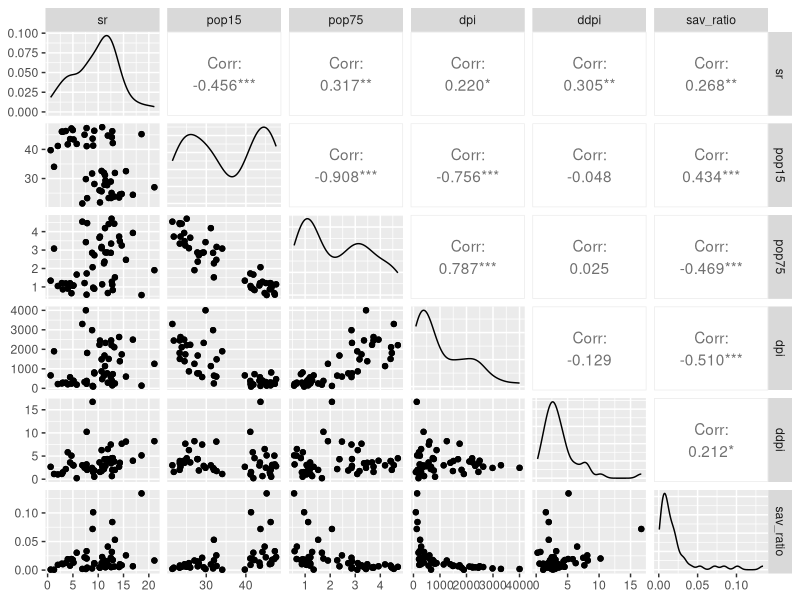
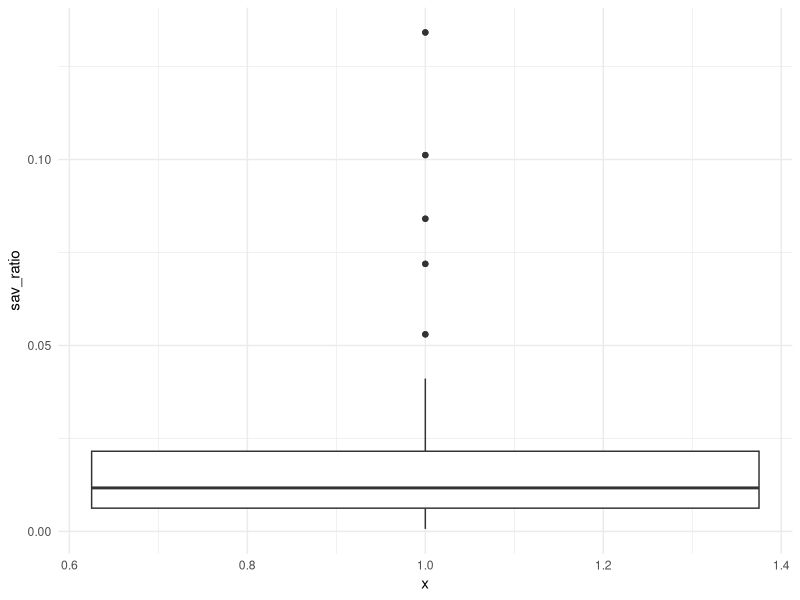
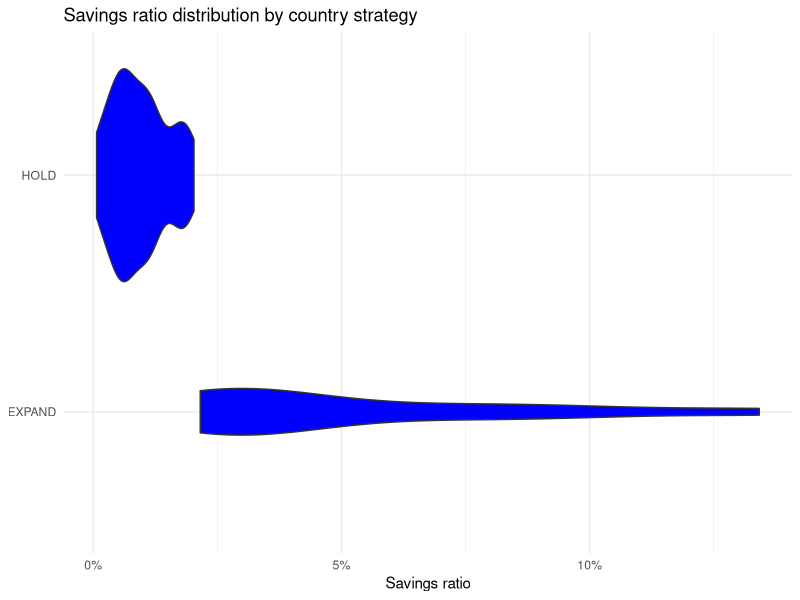

Source code (R) for these figures, in order:
rm(list=ls())
library(datasets)
library(tidyverse)
library(skimr)
library(GGally)

wb_countries <- LifeCycleSavings %>%
  bind_rows(LifeCycleSavings)

# Question 1
skim(wb_countries)

# Question 3
wb_countries <- wb_countries %>%
  mutate(sav_ratio = sr / dpi)
skim(wb_countries$sav_ratio)

# Question 4
ggpairs(wb_countries)

# Question 5A
ggplot(wb_countries, aes(y = sav_ratio, x = 1)) + geom_boxplot() + theme_minimal()

# Question 5C (not necessary)
highsav <- boxplot.stats(wb_countries$sav_ratio)$out
country <- which(wb_countries$sav_ratio %in% c(highsav))
length(country)

# Question 6
sav_ratio_mean <- mean(wb_countries$sav_ratio)
wb_countries <- wb_countries %>%
  mutate(strategy = ifelse(sav_ratio > sav_ratio_mean, "EXPAND", "HOLD"))
rm(sav_ratio_mean)

# Question 7
# not normal
shapiro.test(wb_countries$sav_ratio)
shapiro.test(wb_countries$sav_ratio[wb_countries$strategy == "EXPAND"])
shapiro.test(wb_countries$sav_ratio[wb_countries$strategy == "HOLD"])
# variances aren't equal
ansari.test(sav_ratio ~ strategy, wb_countries)
t.test(sav_ratio ~ strategy, data = wb_countries, var.equal = FALSE)

# Question 8
numeric_to_percentage <- function(x) {
  paste0(x * 100, "%")
}
ggplot(wb_countries, aes(x = sav_ratio, y = strategy)) + 
  geom_violin(fill = "blue") +
  labs(title = "Savings ratio distribution by country strategy", x = "Savings ratio", y = NULL) +
  scale_x_continuous(labels = numeric_to_percentage) +
  theme_minimal()
